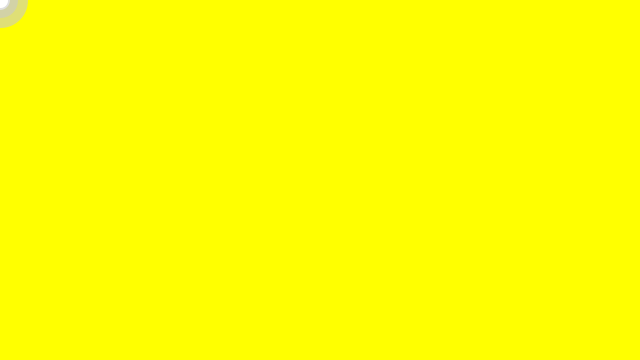
Frame 1 (no input)
Frame 60 (the mouse pressed at the canvas centre just before this capture): identical to frame 1, image omitted
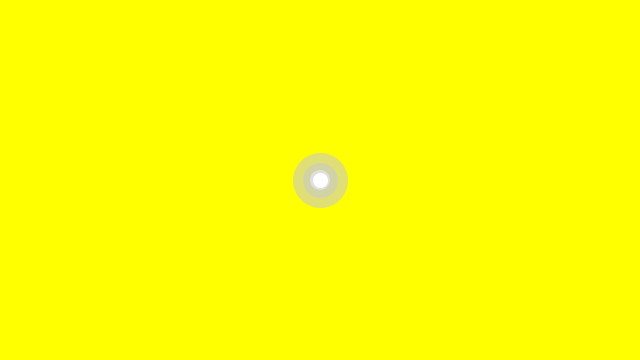
Frame 120 (the mouse held since frame 60 and released just before this capture)

The Processing sketch that drew these frames (run headless with seeded random() and noise(); from frame 60 on, the mouse is pressed at the canvas centre):

// Processing sketch: processing_107478
// ── processing_107478.pde

int counter;

float x = 100;
float y = 100;
float angle1 = 0.0;
float segLength = 00;

void setup() {
  size(640, 360);
  strokeWeight(35.0);
  stroke(200, 150);
}

void draw() {
  background(1000, 1000, 0000, 1000 );
  
  float dx = mouseX - x;
  float dy = mouseY - y;
  angle1 = atan2(dy, dx);  
  x = mouseX - (cos(angle1) * segLength);
  y = mouseY - (sin(angle1) * segLength);
 
  segment(x, y, angle1); 
  ellipse(x, y, 20, 20);
}

void segment(float x, float y, float a) {
  pushMatrix();
  translate(x, y);
  rotate(a);
  line(0, 0, segLength, 0);
  popMatrix();
}
